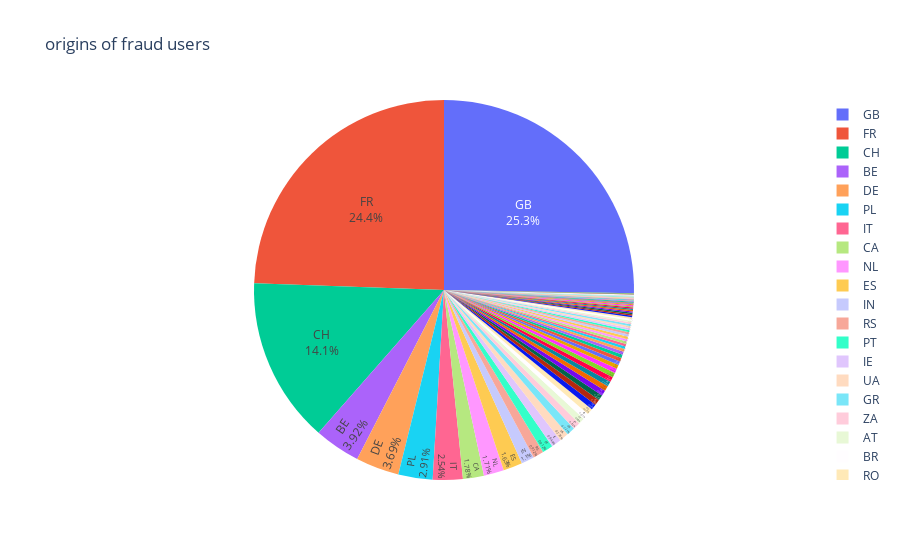

Here is the notebook cell this chart was saved with:
### Code cell
fig = px.pie(df_user, names='country_code', title='origins of fraud users')
fig.update_traces(textposition='inside', textinfo='percent+label')
fig.show()

### Figure 1 — Plotly figure (JSON) as saved in the notebook; plotly's stock layout.template omitted (floating-point values rounded to 4 significant figures; data arrays with more than 128 entries replaced by an {"elided": "..."} marker saying what was removed)
{"data": [{"domain": {"x": [0, 1], "y": [0, 1]}, "hovertemplate": "country_code=%{label}<extra></extra>", "labels": {"elided": "7348 str values"}, "legendgroup": "", "name": "", "showlegend": true, "textinfo": "percent+label", "textposition": "inside", "type": "pie"}], "layout": {"legend": {"tracegroupgap": 0}, "title": {"text": "origins of fraud users"}}}
